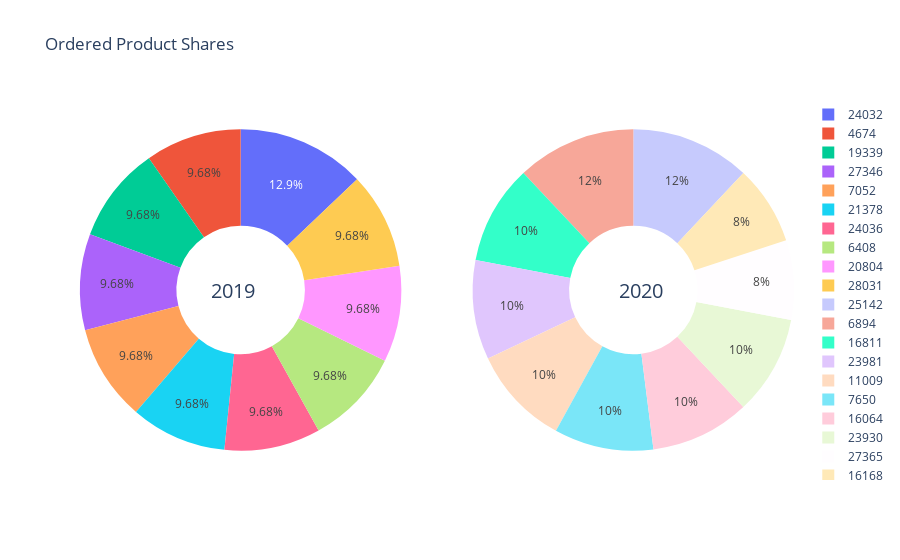

This figure's notebook cell:
### Code cell
# Pie chart using Plotly (Interactive)
from plotly.subplots import make_subplots
import plotly.graph_objects as go

fig = make_subplots(rows=1, cols=2, specs=[[{'type':'domain'}, {'type':'domain'}]])

fig.add_trace(go.Pie(labels=earliest_top_10['product_id'], values=earliest_top_10['total_order'], name="2019"),
              row=1, col=1)

fig.add_trace(go.Pie(labels=top_10_2020['product_id'], values=top_10_2020['total_order'], name="2020"),
              row=1, col=2)

fig.update_traces(hole=.4, hoverinfo="label+percent+name")

fig.update_layout(title_text="Ordered Product Shares",
                  annotations=[
                    dict(text='2019', x=0.18, y=0.5, font_size=20, showarrow=False),
                    dict(text='2020', x=0.82, y=0.5, font_size=20, showarrow=False)
                ])
fig.show()

### Figure 1 — Plotly figure (JSON) as saved in the notebook; plotly's stock layout.template omitted (floating-point values rounded to 4 significant figures)
{"data": [{"domain": {"x": [0, 0.45], "y": [0, 1]}, "hole": 0.4, "hoverinfo": "label+percent+name", "labels": [24032, 4674, 19339, 27346, 7052, 21378, 24036, 6408, 20804, 28031], "name": "2019", "type": "pie", "values": [4, 3, 3, 3, 3, 3, 3, 3, 3, 3]}, {"domain": {"x": [0.55, 1], "y": [0, 1]}, "hole": 0.4, "hoverinfo": "label+percent+name", "labels": [25142, 6894, 16811, 23981, 11009, 7650, 16064, 23930, 27365, 16168], "name": "2020", "type": "pie", "values": [6, 6, 5, 5, 5, 5, 5, 5, 4, 4]}], "layout": {"annotations": [{"font": {"size": 20}, "showarrow": false, "text": "2019", "x": 0.18, "y": 0.5}, {"font": {"size": 20}, "showarrow": false, "text": "2020", "x": 0.82, "y": 0.5}], "title": {"text": "Ordered Product Shares"}}}
